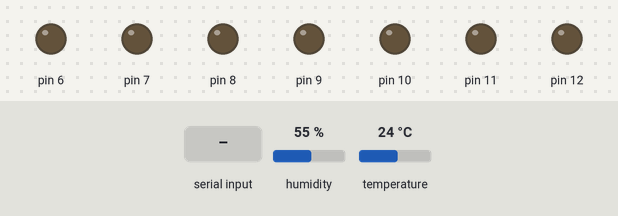
A sketch run on a simulated Arduino Uno, built with avr-gcc and run on an emulated ATmega328P. Shown: output pins drawn as LEDs (lit = HIGH). The test bench sets the inputs (shaded band); at power-on: humidity 55 %, temperature 24 °C. What the sketch prints to the serial monitor is not drawn.

Above: at 1.2 s.
1.3 s: "F" received over Serial
At 2.1 s:
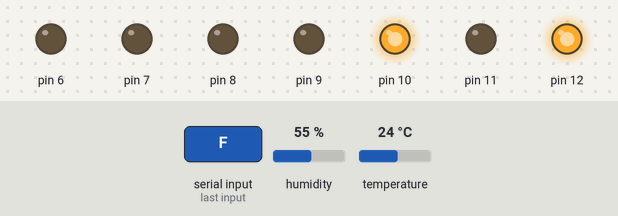
2.8 s: "B" received over Serial
At 3.2 s:
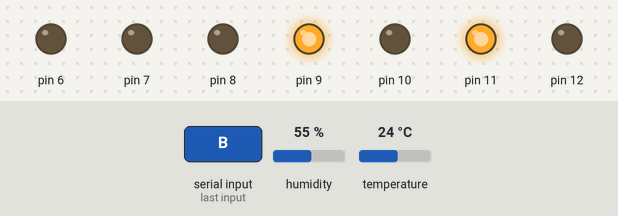
4.3 s: "L" received over Serial
At 5.5 s:
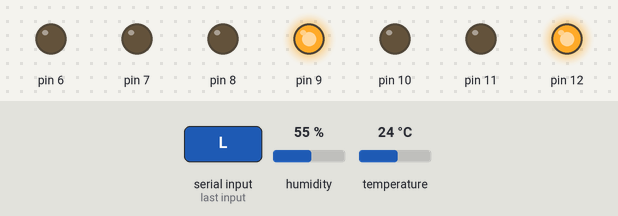
5.8 s: "R" received over Serial
At 6.8 s:
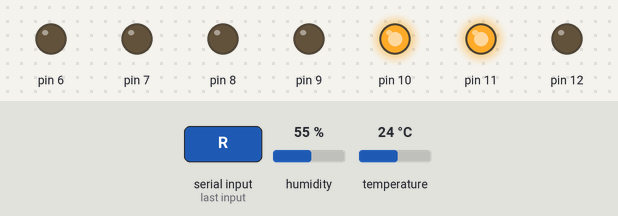
7.3 s: "W" received over Serial
At 7.9 s:
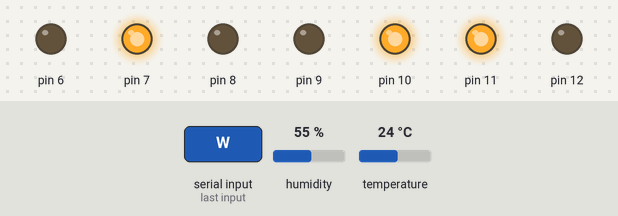
8.8 s: "S" received over Serial
At 9.1 s:
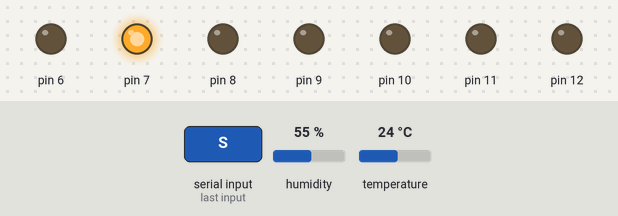
Timing chart, 0 to 11.3 s (numbered marks = the images above; inputs shaded):
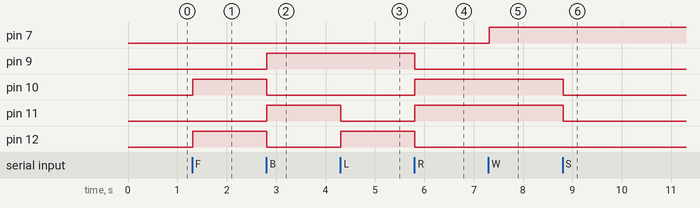

The sketch:

agri_robot_serial_dht__.ino
```cpp
#include<Wire.h>

#include "DHT.h"
#define DHTPIN 3
#define DHTTYPE DHT11
char BluetoothData; // the Bluetooth data received
DHT dht(DHTPIN, DHTTYPE);

void setup() {
  Serial.begin(9600);
  dht.begin();
  //Set Digital Pins 4 to 7 as Output
  pinMode(12, OUTPUT);
  pinMode(11, OUTPUT);
  pinMode(10, OUTPUT);
  pinMode(9, OUTPUT);
  pinMode(8, OUTPUT);
  pinMode(7, OUTPUT);
  pinMode(6, OUTPUT);
  //Set State of Pins all to LOW (0)
  digitalWrite(12, 0);
  digitalWrite(11, 0);
  digitalWrite(10, 0);
  digitalWrite(9, 0);
  digitalWrite(8, 0);
  digitalWrite(7, 0);
  digitalWrite(6, 0);


}
void loop()
{
  int h = dht.readHumidity();
  float t = dht.readTemperature();
  float f = dht.readTemperature(true);
  if (isnan(h) || isnan(t) || isnan(f)) {
    Serial.println(F("Failed to read from DHT sensor!"));
    return;
  }


  Serial.print("*T"+String(t)+"*");
  Serial.print("*H"+String(h)+"*");

  if (Serial.available()) {
    BluetoothData = Serial.read(); //Get next character from bluetooth
    if (BluetoothData == 'F') {
      digitalWrite(12, 1);
      digitalWrite(11, 0);
      digitalWrite(10, 1);
      digitalWrite(9, 0);
    }
    else if (BluetoothData == 'B') {
          digitalWrite(12, 0);
      digitalWrite(11, 1);
      digitalWrite(10, 0);
      digitalWrite(9, 1);
    }
    else if (BluetoothData == 'L') {
          digitalWrite(12, 1);
      digitalWrite(11, 0);
      digitalWrite(10, 0);
      digitalWrite(9, 1);
    }
    else if (BluetoothData == 'R') {
      digitalWrite(11, 1);
      digitalWrite(10, 1);
      digitalWrite(9, 0);
      digitalWrite(12, 0);
    }
    else if (BluetoothData == 'S') {
         digitalWrite(12, 0);
      digitalWrite(11, 0);
      digitalWrite(10, 0);
      digitalWrite(9, 0);
    }
    else if (BluetoothData == 'W') {
      digitalWrite(7, 1);

    }
    else if (BluetoothData == 'w') {
      digitalWrite(7, 0);
    }
   else if (BluetoothData == 'v') {
      digitalWrite(8, 1);
    }
    else if (BluetoothData == 'V') {
      digitalWrite(8, 0);
    }
    else if (BluetoothData == 'U') {
      digitalWrite(6, 1);
    }
    else if (BluetoothData == 'u') {
      digitalWrite(6, 0);
    }
  }
  delay(10);// wait 10 ms
}
```

Measured:
- after the input at 1.3 s, pin 10, pin 12: LOW → HIGH at once
- after the input at 2.8 s, pin 9, pin 11: LOW → HIGH at once; pin 10, pin 12: HIGH → LOW at once
- after the input at 4.3 s, pin 11: HIGH → LOW at once; pin 12: LOW → HIGH at once
- after the input at 5.8 s, pin 9, pin 12: HIGH → LOW at once; pin 10, pin 11: LOW → HIGH at once
- after the input at 7.3 s, pin 7: LOW → HIGH at once
- after the input at 8.8 s, pin 10, pin 11: HIGH → LOW at once
